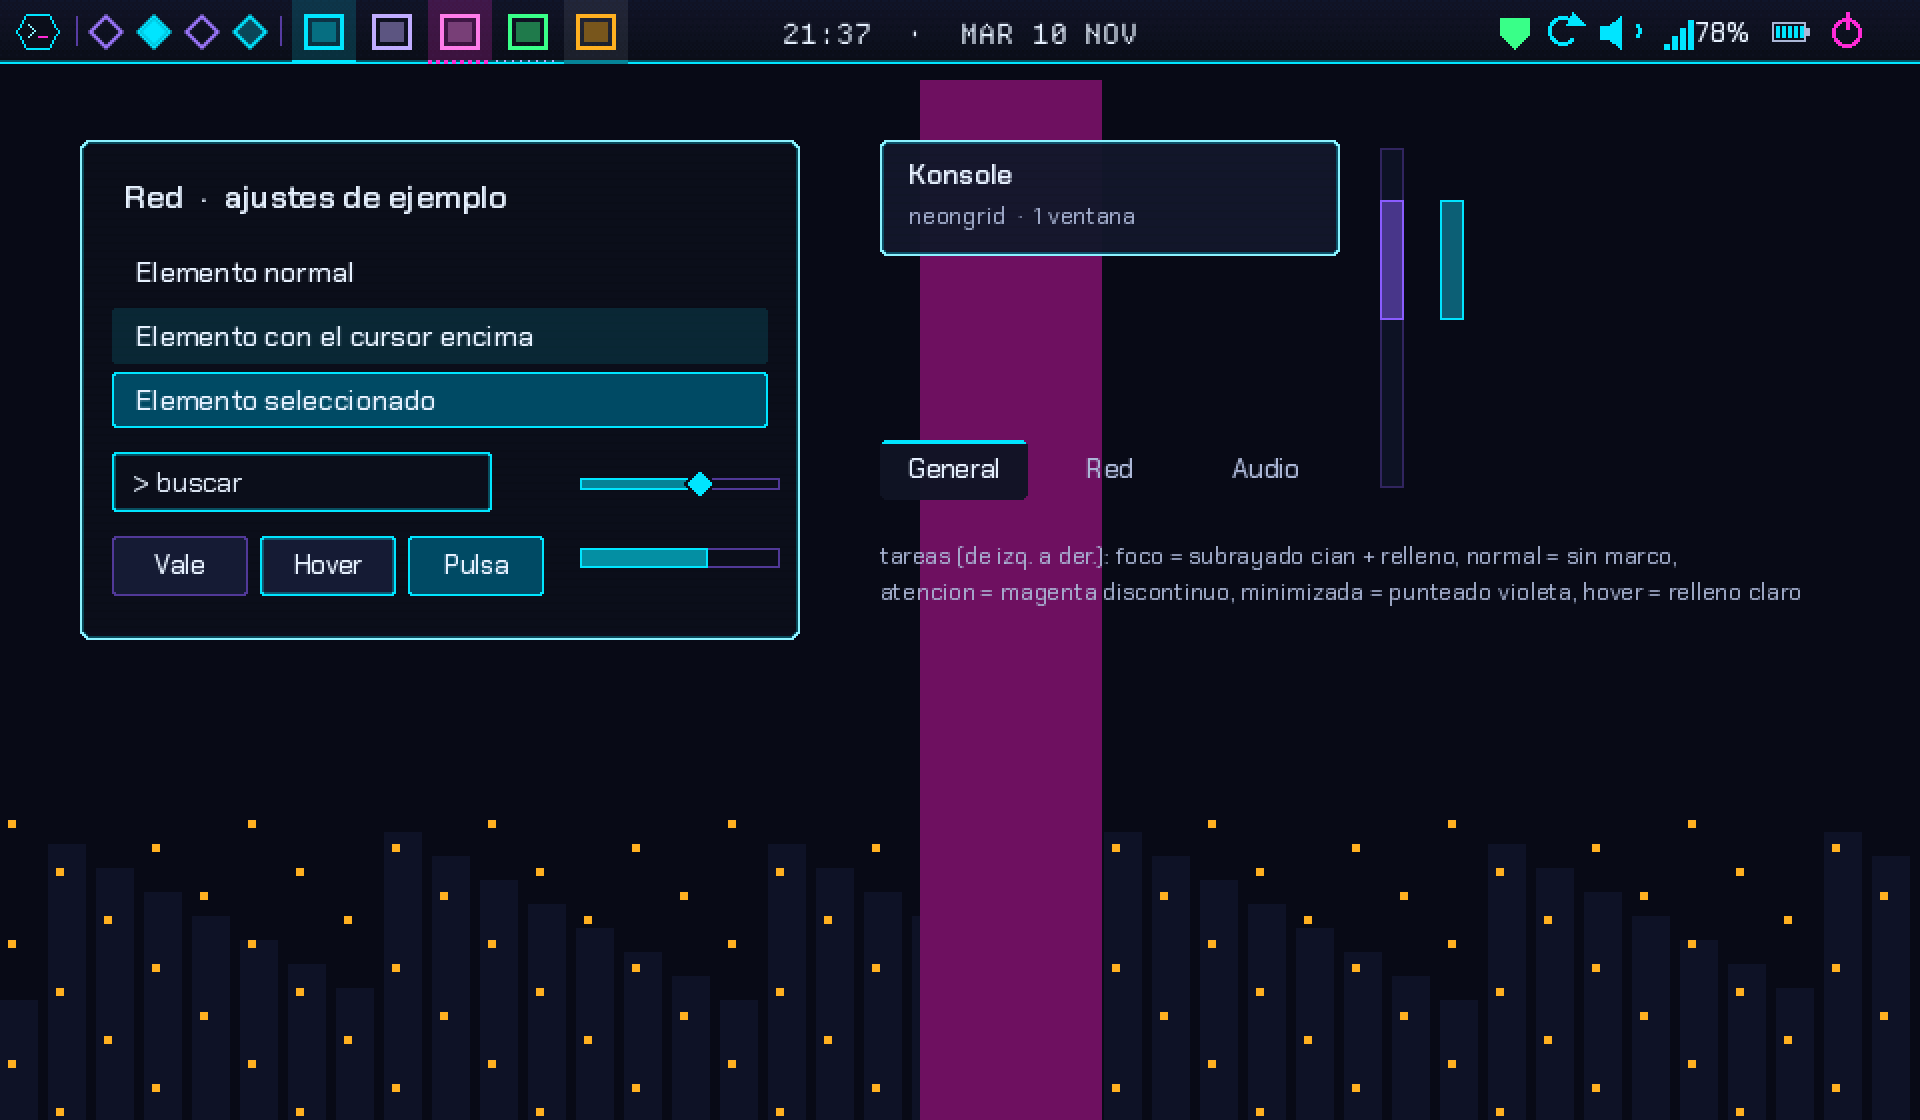

Write the Python code that produced this figure.
#!/usr/bin/env python3
"""Captura estatica del tema de Plasma NeonGrid: renderiza los SVG reales (rsvg-convert --export-id) y los monta
con el troceado en 9 de FrameSvg. Necesita Pillow. Uso: python3 vista-previa.py"""
import io, os, subprocess, sys
sys.path.insert(0, os.path.join(os.path.dirname(os.path.abspath(__file__)), '..', 'aurorae'))
from PIL import Image, ImageDraw, ImageFont
from pixelsvg import P, mix as _mix
mix = lambda a, b, t: tuple(int(v) for v in _mix(a, b, t))

QUI = os.path.dirname(os.path.abspath(__file__))
TEMA = os.path.join(QUI, '..', '..', 'paquete', 'neongrid', 'share', 'plasma', 'desktoptheme', 'NeonGrid')
FUENTES = os.path.join(QUI, '..', 'tipografias', 'chakra-petch')
MONO = os.path.expanduser('~/.local/share/fonts/pixelzen/DepartureMono-Regular.otf')
UI = lambda n, s=13: ImageFont.truetype(os.path.join(FUENTES, f'ChakraPetch-{n}.ttf'), s)
cache = {}


def elem(fichero, id_, w=None, h=None):
    k = (fichero, id_, w, h)
    if k not in cache:
        cmd = ['rsvg-convert', '-i', id_]
        if w: cmd += ['-w', str(w), '-h', str(h)]
        out = subprocess.run(cmd + [os.path.join(TEMA, fichero)], capture_output=True, check=True).stdout
        cache[k] = Image.open(io.BytesIO(out)).convert('RGBA')
    return cache[k]


def tiled(im, dst, x, y, w, h, tile=True):
    p = dst
    if not tile:
        dst.alpha_composite(im.resize((w, h), Image.NEAREST), (x, y)); return
    for yy in range(y, y + h, im.height):
        for xx in range(x, x + w, im.width):
            t = im.crop((0, 0, min(im.width, x + w - xx), min(im.height, y + h - yy)))
            dst.alpha_composite(t, (xx, yy))


def marco(dst, fichero, pre, x, y, w, h, tile=True, bordes='tblr'):
    """Troceado en 9 de FrameSvg. `bordes` = bordes activados (en una barra superior solo 'b')."""
    g = lambda n: elem(fichero, pre + n)
    c = g('center')
    tl = g('topleft') if 'tl' in bordes or ('t' in bordes and 'l' in bordes) else None
    l = r = t = b = 0
    if 't' in bordes: t = g('top').height
    if 'b' in bordes: b = g('bottom').height
    if 'l' in bordes: l = g('left').width
    if 'r' in bordes: r = g('right').width
    tiled(c, dst, x + l, y + t, w - l - r, h - t - b, tile)
    if t: tiled(g('top'), dst, x + l, y, w - l - r, t)
    if b: tiled(g('bottom'), dst, x + l, y + h - b, w - l - r, b)
    if l: tiled(g('left'), dst, x, y + t, l, h - t - b)
    if r: tiled(g('right'), dst, x + w - r, y + t, r, h - t - b)
    if t and l: dst.alpha_composite(g('topleft'), (x, y))
    if t and r: dst.alpha_composite(g('topright'), (x + w - r, y))
    if b and l: dst.alpha_composite(g('bottomleft'), (x, y + h - b))
    if b and r: dst.alpha_composite(g('bottomright'), (x + w - r, y + h - b))


def escena(w, h):
    bg = Image.new('RGBA', (w, h), (8, 10, 22, 255)); d = ImageDraw.Draw(bg)
    for i in range(0, w, 24):
        d.rectangle([i, h - 60 - (i * 37 % 90), i + 18, h], fill=(14, 18, 38, 255))
    for i in range(0, w, 24):
        for j in range(h - 150, h, 12):
            if (i * 7 + j * 3) % 5 == 0: d.rectangle([i + 4, j, i + 7, j + 3], fill=(255, 176, 32, 255) if (i + j) % 3 else (0, 229, 255, 255))
    d.rectangle([w // 2 - 20, 40, w // 2 + 70, h], fill=(110, 16, 96, 255))
    return bg


def texto(d, xy, s, f, col, anc='l'):
    x, y = xy
    if anc == 'm': x -= d.textlength(s, font=f) / 2
    d.text((x, y), s, font=f, fill=col)


def main():
    W, H = 960, 560
    im = escena(W, H); d = ImageDraw.Draw(im)
    # ---- barra superior (solo borde inferior activo)
    marco(im, 'widgets/panel-background.svg', '', 0, 0, W, 32, True, 'b')
    nu = elem('icons/nucleo-22.svg', 'nucleo'); im.alpha_composite(nu, (8, 5))
    x = 44
    d.line([(x - 6, 8), (x - 6, 22)], fill=mix(P['violeta'], P['fondo'], .4))
    for i in range(4):
        pr = 'active-center' if i == 1 else ('hover-center' if i == 3 else 'normal-center')
        im.alpha_composite(elem('widgets/pager.svg', pr, 18, 18), (x + i * 24, 7))
    x += 4 * 24 + 6
    d.line([(x - 6, 8), (x - 6, 22)], fill=mix(P['violeta'], P['fondo'], .4))
    cols = [(0, 229, 255), (192, 172, 255), (255, 124, 233), (57, 255, 136), (255, 176, 32)]
    for i, (est, col) in enumerate((('focus', cols[0]), ('normal', cols[1]), ('attention', cols[2]), ('minimized', cols[3]), ('hover', cols[4]))):
        xx = x + i * 34
        marco(im, 'widgets/tasks.svg', f'north-{est}-', xx, 0, 32, 32, True, 'tblr')
        d.rectangle([xx + 6, 7, xx + 25, 24], outline=col, width=2)
        d.rectangle([xx + 10, 11, xx + 21, 20], fill=mix(col, P['fondo'], .55))
    f = ImageFont.truetype(MONO, 14)
    texto(d, (W // 2, 8), '21:37  ·  MAR 10 NOV', f, P['texto'], 'm')
    # bandeja: escudo VPN, sync, volumen, red, bateria (rallitas), apagado
    xb = W - 210
    d.polygon([(xb, 9), (xb + 14, 9), (xb + 14, 17), (xb + 7, 24), (xb, 17)], fill=P['verde'])
    d.arc([xb + 24, 8, xb + 38, 22], 40, 300, fill=P['cian'], width=2); d.polygon([(xb + 36, 6), (xb + 42, 12), (xb + 33, 12)], fill=P['cian'])
    d.polygon([(xb + 50, 13), (xb + 54, 13), (xb + 60, 8), (xb + 60, 24), (xb + 54, 19), (xb + 50, 19)], fill=P['cian'])
    d.arc([xb + 62, 11, xb + 70, 19], -50, 50, fill=P['cian'], width=2)
    for k in range(4): d.rectangle([xb + 82 + k * 4, 22 - k * 4, xb + 84 + k * 4, 24], fill=P['cian'])
    d.text((xb + 98, 8), '78%', font=UI('Medium', 13), fill=P['texto'])
    im.alpha_composite(elem('icons/battery.svg', '22-22-Fill80', 22, 22).copy(), (xb + 134, 5))
    im.alpha_composite(elem('icons/battery.svg', '22-22-Battery', 22, 22), (xb + 134, 5))
    d.ellipse([xb + 166, 9, xb + 180, 23], outline=P['magenta'], width=2); d.line([(xb + 173, 6), (xb + 173, 14)], fill=P['magenta'], width=2)
    # ---- popup (dialogs/background) con contenido
    px, py, pw, ph = 40, 70, 360, 250
    marco(im, 'dialogs/background.svg', '', px, py, pw, ph, True)
    d = ImageDraw.Draw(im)
    texto(d, (px + 22, py + 18), 'Red  ·  ajustes de ejemplo', UI('SemiBold', 16), P['texto'])
    # lista con seleccion
    for i, (nom, st) in enumerate((('Elemento normal', 'normal'), ('Elemento con el cursor encima', 'hover'), ('Elemento seleccionado', 'selected'))):
        yy = py + 52 + i * 32
        marco(im, 'widgets/viewitem.svg', f'{st}-', px + 16, yy, pw - 32, 28, True)
        d = ImageDraw.Draw(im); texto(d, (px + 28, yy + 5), nom, UI('Medium', 14), P['texto'])
    # campo de texto, botones
    marco(im, 'widgets/lineedit.svg', 'focus-', px + 16, py + 156, 190, 30, True)
    d = ImageDraw.Draw(im); texto(d, (px + 26, py + 162), '> buscar', UI('Regular', 14), P['texto'])
    for i, st in enumerate(('normal', 'hover', 'pressed')):
        marco(im, 'widgets/button.svg', f'{st}-', px + 16 + i * 74, py + 198, 68, 30, True)
        d = ImageDraw.Draw(im); texto(d, (px + 50 + i * 74, py + 204), ('Vale', 'Hover', 'Pulsa')[i], UI('Medium', 13), P['texto'], 'm')
    # slider + progreso
    sx, sy = px + 250, py + 164
    marco(im, 'widgets/slider.svg', 'groove-', sx, sy + 5, 100, 6, True)
    marco(im, 'widgets/slider.svg', 'groove-highlight-', sx, sy + 5, 58, 6, True)
    im.alpha_composite(elem('widgets/slider.svg', 'horizontal-slider-handle'), (sx + 52, sy))
    marco(im, 'widgets/bar_meter_horizontal.svg', 'bar-inactive-', sx, sy + 40, 100, 10, True)
    marco(im, 'widgets/bar_meter_horizontal.svg', 'bar-active-', sx, sy + 40, 64, 10, True)
    # ---- tooltip
    tx, ty = 440, 70
    marco(im, 'widgets/tooltip.svg', '', tx, ty, 230, 58, True)
    d = ImageDraw.Draw(im); texto(d, (tx + 14, ty + 8), 'Konsole', UI('SemiBold', 14), P['texto']); texto(d, (tx + 14, ty + 30), 'neongrid  ·  1 ventana', UI('Regular', 12), P['tenue'])
    # pestanas + scrollbar
    for i, (nom, act) in enumerate((('General', 1), ('Red', 0), ('Audio', 0))):
        if act: marco(im, 'widgets/tabbar.svg', 'north-active-tab-', tx + i * 78, ty + 150, 74, 30, True)
        d = ImageDraw.Draw(im); texto(d, (tx + 37 + i * 78, ty + 156), nom, UI('Medium', 13), P['texto'] if act else P['tenue'], 'm')
    marco(im, 'widgets/scrollbar.svg', 'background-vertical-', tx + 250, ty + 4, 12, 170, True)
    marco(im, 'widgets/scrollbar.svg', 'slider-', tx + 250, ty + 30, 12, 60, True)
    marco(im, 'widgets/scrollbar.svg', 'mouseover-slider-', tx + 280, ty + 30, 12, 60, True)
    # leyenda
    d = ImageDraw.Draw(im)
    texto(d, (440, 270), 'tareas (de izq. a der.): foco = subrayado cian + relleno, normal = sin marco,', UI('Regular', 12), P['tenue'])
    texto(d, (440, 288), 'atencion = magenta discontinuo, minimizada = punteado violeta, hover = relleno claro', UI('Regular', 12), P['tenue'])
    out = im.resize((W * 2, H * 2), Image.NEAREST).convert('RGB')
    out.save(os.path.join(QUI, 'vista-previa.png'))
    # acercamiento x4 de la barra
    print('ok', out.size)


if __name__ == '__main__':
    main()
